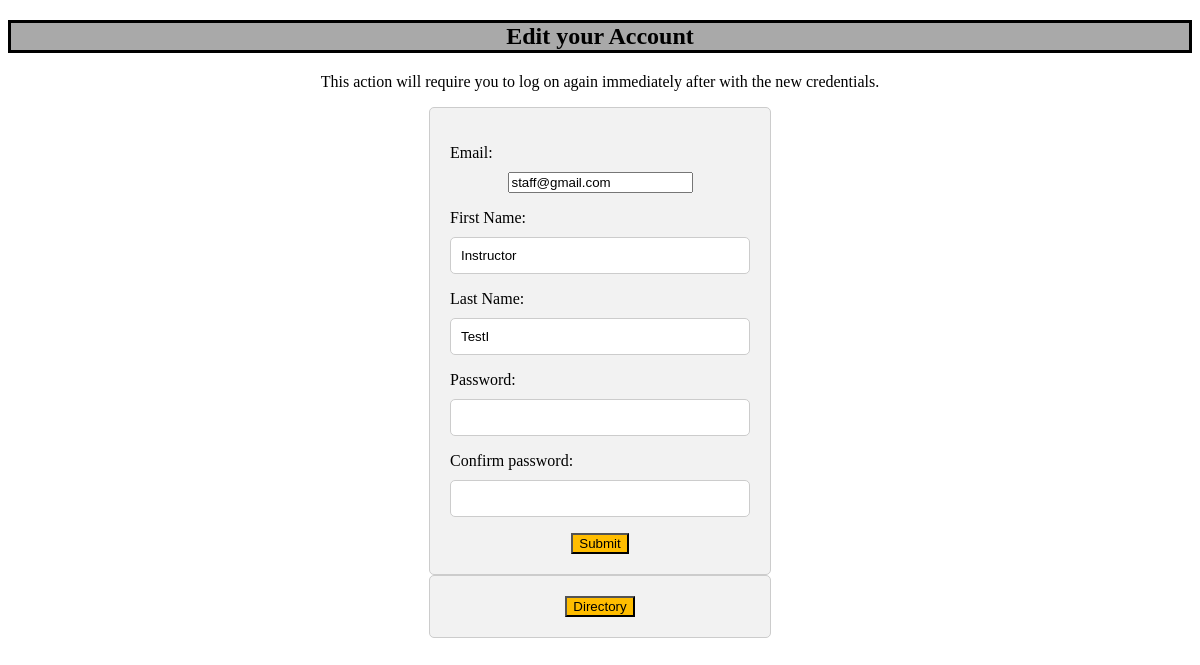
Screenshot of /account_edit/ (signed in) with the database file from the repository.
### TASchedulerWebApp/models.py (models this page shows, shortened)
class User(AbstractBaseUser, PermissionsMixin):
    email = models.EmailField(unique=True)
    first_name = models.CharField(max_length=30, blank=True)
    last_name = models.CharField(max_length=30, blank=True)
    is_active = models.BooleanField(default=True)
    is_staff = models.BooleanField(default=False)
    date_joined = models.DateTimeField(auto_now_add=True)
    groups = models.ManyToManyField(Group, related_name='myapp_user_groups', blank=True)
    user_permissions = models.ManyToManyField(Permission, related_name='myapp_user_permissions', blank=True)
    objects = UserManager()
    USERNAME_FIELD = 'email'
    EMAIL_FIELD = 'email'

### TASchedulerWebApp/views.py (the view)
# urls.py: path('account_edit/', account_editor, name='account_edit'),
@login_required
def account_editor(request):
    if request.method == 'POST':
        user = request.user
        email = user.email
        try:
            a = User.objects.get(email=email)
        except User.DoesNotExist:
            messages.error(request, "This user does not exist")
            form = NonAdminEditForm()
            return render(request, 'accountEdit.html', {'form': form})
        form = NonAdminEditForm(request.POST, instance=a)
        users = User.objects.filter(email__exact=form.fields["email"])
        if users:
            if users["email"] != email:
                messages.error(request, "Email already exists")
                return render(request, 'accountEdit.html', {'form': form})
        if form.is_valid():
            form.save()
            messages.success(request, 'User account edited successfully. Please log on again.')
            return redirect("login")
        messages.error(request, "An error occurred while editing the user account")
        return render(request, 'accountEdit.html', {'form': form})
    else:
        form = NonAdminEditForm(instance=request.user)
        return render(request, 'accountEdit.html', {'form': form})

### TASchedulerWebApp/forms.py (shortened to what this page needs)
class NonAdminEditForm(forms.ModelForm):
    password = forms.CharField(widget=forms.PasswordInput)
    password_confirm = forms.CharField(widget=forms.PasswordInput, label="Confirm password")
    class Meta:
        model = User
        fields = ('email', 'first_name', 'last_name')
        labels = {
            'email': 'Email', 'first_name': "First Name", 'last_name' : "Last Name"
        }

### templates/accountEdit.html (shortened to what this page needs)
{% load static %}
<!DOCTYPE html>
<html>
<head>
</head>
<body>
    <h2>Edit your Account</h2>
    <p style="text-align: center">This action will require you to log on again immediately after with the new credentials.</p>
    {% block content %}
    <form method="post">
    {{ form.as_p }}
    <button type="submit" name="submit">Submit</button>
    </form>
    <form action="{% url 'directory' %}" method="get">
    <button type="submit">Directory</button>
  </form>
  {% endblock %}
</body>
</html>

### templates/accountEdit.html (style rules this page uses)
form { border: 1px solid #ccc; padding: 20px; width: 300px; margin: 0 auto; text-align: center; border-radius: 5px; background-color: #f2f2f2; }
h2 { text-align: center; border: 3px solid black; background-color: darkgrey; }
label { display: block; margin-bottom: 10px; text-align: left; }
input[type="text"], input[type="password"] { padding: 10px; border-radius: 5px; border: 1px solid #ccc; width: 100%; box-sizing: border-box; }
button { background-color: #ffbd00; }

### rows the page displays
User: email "staff@gmail.com", first_name "Instructor", last_name "TestI"
